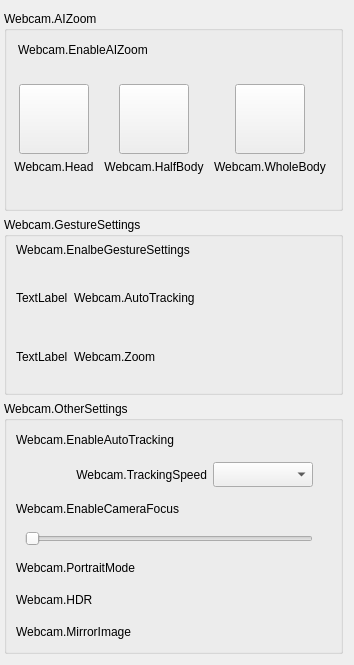
            <widget class="QWidget" name="scrollAreaWidgetContents">
             <property name="geometry">
              <rect>
               <x>0</x>
               <y>0</y>
               <width>312</width>
               <height>662</height>
              </rect>
             </property>
             <property name="sizePolicy">
              <sizepolicy hsizetype="Preferred" vsizetype="Preferred">
               <horstretch>0</horstretch>
               <verstretch>0</verstretch>
              </sizepolicy>
             </property>
             <property name="minimumSize">
              <size>
               <width>0</width>
               <height>0</height>
              </size>
             </property>
             <property name="maximumSize">
              <size>
               <width>16777215</width>
               <height>16777215</height>
              </size>
             </property>
             <layout class="QVBoxLayout" name="verticalLayout_21">
              <property name="leftMargin">
               <number>4</number>
              </property>
              <item>
               <widget class="QGroupBox" name="groupBox_2">
                <property name="minimumSize">
                 <size>
                  <width>0</width>
                  <height>200</height>
                 </size>
                </property>
                <property name="maximumSize">
                 <size>
                  <width>16777215</width>
                  <height>16777215</height>
                 </size>
                </property>
                <property name="title">
                 <string>Webcam.AIZoom</string>
                </property>
                <layout class="QVBoxLayout" name="verticalLayout_13">
                 <property name="leftMargin">
                  <number>2</number>
                 </property>
                 <item>
                  <layout class="QHBoxLayout" name="horizontalLayout_17">
                   <property name="leftMargin">
                    <number>9</number>
                   </property>
                   <property name="rightMargin">
                    <number>9</number>
                   </property>
                   <item>
                    <widget class="QLabel" name="label_12">
                     <property name="text">
                      <string>Webcam.EnableAIZoom</string>
                     </property>
                    </widget>
                   </item>
                   <item>
                    <spacer name="horizontalSpacer_4">
                     <property name="orientation">
                      <enum>Qt::Horizontal</enum>
                     </property>
                     <property name="sizeHint" stdset="0">
                      <size>
                       <width>40</width>
                       <height>20</height>
                      </size>
                     </property>
                    </spacer>
                   </item>
                   <item>
                    <widget class="SwitchButton" name="btnCompositionEnable" native="true">
                     <property name="minimumSize">
                      <size>
                       <width>50</width>
                       <height>20</height>
                      </size>
                     </property>
                     <property name="maximumSize">
                      <size>
                       <width>16777215</width>
                       <height>20</height>
                      </size>
                     </property>
                     <property name="cursor">
                      <cursorShape>PointingHandCursor</cursorShape>
                     </property>
                    </widget>
                   </item>
                  </layout>
                 </item>
                 <item>
                  <widget class="QWidget" name="widget_9" native="true">
                   <property name="sizePolicy">
                    <sizepolicy hsizetype="Preferred" vsizetype="Preferred">
                     <horstretch>0</horstretch>
                     <verstretch>0</verstretch>
                    </sizepolicy>
                   </property>
                   <layout class="QHBoxLayout" name="horizontalLayout_16">
                    <property name="spacing">
                     <number>0</number>
                    </property>
                    <property name="leftMargin">
                     <number>0</number>
                    </property>
                    <property name="rightMargin">
                     <number>0</number>
                    </property>
                    <item>
                     <widget class="QWidget" name="widget_7" native="true">
                      <layout class="QVBoxLayout" name="verticalLayout_14">
                       <property name="leftMargin">
                        <number>5</number>
                       </property>
                       <property name="rightMargin">
                        <number>5</number>
                       </property>
                       <item alignment="Qt::AlignHCenter">
                        <widget class="QPushButton" name="buttonCompositHead">
                         <property name="sizePolicy">
                          <sizepolicy hsizetype="Expanding" vsizetype="Expanding">
                           <horstretch>0</horstretch>
                           <verstretch>0</verstretch>
                          </sizepolicy>
                         </property>
                         <property name="minimumSize">
                          <size>
                           <width>70</width>
                           <height>70</height>
                          </size>
                         </property>
                         <property name="maximumSize">
                          <size>
                           <width>70</width>
                           <height>70</height>
                          </size>
                         </property>
                         <property name="cursor">
                          <cursorShape>PointingHandCursor</cursorShape>
                         </property>
                         <property name="focusPolicy">
                          <enum>Qt::NoFocus</enum>
                         </property>
                         <property name="text">
                          <string/>
                         </property>
                        </widget>
                       </item>
                       <item alignment="Qt::AlignTop">
                        <widget class="QLabel" name="label_16">
                         <property name="text">
                          <string>Webcam.Head</string>
                         </property>
                         <property name="alignment">
                          <set>Qt::AlignCenter</set>
                         </property>
                        </widget>
                       </item>
                      </layout>
                     </widget>
                    </item>
                    <item>
                     <widget class="QWidget" name="widget_10" native="true">
                      <layout class="QVBoxLayout" name="verticalLayout_16">
                       <property name="leftMargin">
                        <number>5</number>
                       </property>
                       <property name="topMargin">
                        <number>9</number>
                       </property>
                       <property name="rightMargin">
                        <number>5</number>
                       </property>
                       <item alignment="Qt::AlignHCenter">
                        <widget class="QPushButton" name="buttonCompositHalt">
                         <property name="sizePolicy">
                          <sizepolicy hsizetype="Minimum" vsizetype="Fixed">
                           <horstretch>0</horstretch>
                           <verstretch>0</verstretch>
                          </sizepolicy>
                         </property>
                         <property name="minimumSize">
                          <size>
                           <width>70</width>
                           <height>70</height>
                          </size>
                         </property>
                         <property name="maximumSize">
                          <size>
                           <width>70</width>
                           <height>70</height>
                          </size>
                         </property>
                         <property name="cursor">
                          <cursorShape>PointingHandCursor</cursorShape>
                         </property>
                         <property name="focusPolicy">
                          <enum>Qt::NoFocus</enum>
                         </property>
                         <property name="text">
                          <string/>
                         </property>
                        </widget>
                       </item>
                       <item alignment="Qt::AlignTop">
                        <widget class="QLabel" name="label_20">
                         <property name="text">
                          <string>Webcam.HalfBody</string>
                         </property>
                         <property name="alignment">
                          <set>Qt::AlignCenter</set>
                         </property>
                        </widget>
                       </item>
                      </layout>
                     </widget>
                    </item>
                    <item>
                     <widget class="QWidget" name="widget_8" native="true">
                      <layout class="QVBoxLayout" name="verticalLayout_15">
                       <property name="leftMargin">
                        <number>5</number>
                       </property>
                       <property name="rightMargin">
                        <number>5</number>
                       </property>
                       <item alignment="Qt::AlignHCenter">
                        <widget class="QPushButton" name="buttonCompositFull">
                         <property name="minimumSize">
                          <size>
                           <width>70</width>
                           <height>70</height>
                          </size>
                         </property>
                         <property name="maximumSize">
                          <size>
                           <width>70</width>
                           <height>70</height>
                          </size>
                         </property>
                         <property name="cursor">
                          <cursorShape>PointingHandCursor</cursorShape>
                         </property>
                         <property name="focusPolicy">
                          <enum>Qt::NoFocus</enum>
                         </property>
                         <property name="text">
                          <string/>
                         </property>
                        </widget>
                       </item>
                       <item alignment="Qt::AlignTop">
                        <widget class="QLabel" name="label_18">
                         <property name="text">
                          <string>Webcam.WholeBody</string>
                         </property>
                         <property name="alignment">
                          <set>Qt::AlignCenter</set>
                         </property>
                        </widget>
                       </item>
                      </layout>
                     </widget>
                    </item>
                   </layout>
                  </widget>
                 </item>
                </layout>
               </widget>
              </item>
              <item>
               <widget class="QGroupBox" name="groupBox_3">
                <property name="minimumSize">
                 <size>
                  <width>0</width>
                  <height>0</height>
                 </size>
                </property>
                <property name="title">
                 <string>Webcam.GestureSettings</string>
                </property>
                <layout class="QVBoxLayout" name="verticalLayout_17">
                 <property name="spacing">
                  <number>0</number>
                 </property>
                 <property name="topMargin">
                  <number>0</number>
                 </property>
                 <property name="bottomMargin">
                  <number>0</number>
                 </property>
                 <item>
                  <layout class="QHBoxLayout" name="horizontalLayout_19">
                   <item>
                    <widget class="QLabel" name="label_13">
                     <property name="text">
                      <string>Webcam.EnalbeGestureSettings</string>
                     </property>
                    </widget>
                   </item>
                   <item>
                    <spacer name="horizontalSpacer_5">
                     <property name="orientation">
                      <enum>Qt::Horizontal</enum>
                     </property>
                     <property name="sizeHint" stdset="0">
                      <size>
                       <width>40</width>
                       <height>20</height>
                      </size>
                     </property>
                    </spacer>
                   </item>
                   <item>
                    <widget class="SwitchButton" name="buttonEnableAllGesture" native="true">
                     <property name="enabled">
                      <bool>false</bool>
                     </property>
                     <property name="minimumSize">
                      <size>
                       <width>60</width>
                       <height>25</height>
                      </size>
                     </property>
                     <property name="maximumSize">
                      <size>
                       <width>16777215</width>
                       <height>25</height>
                      </size>
                     </property>
                     <property name="cursor">
                      <cursorShape>PointingHandCursor</cursorShape>
                     </property>
                    </widget>
                   </item>
                  </layout>
                 </item>
                 <item>
                  <widget class="QWidget" name="widget" native="true">
                   <layout class="QVBoxLayout" name="verticalLayout_18">
                    <property name="leftMargin">
                     <number>0</number>
                    </property>
                    <item>
                     <widget class="QWidget" name="widget_2" native="true">
                      <property name="sizePolicy">
                       <sizepolicy hsizetype="Preferred" vsizetype="Preferred">
                        <horstretch>0</horstretch>
                        <verstretch>0</verstretch>
                       </sizepolicy>
                      </property>
                      <layout class="QHBoxLayout" name="horizontalLayout_6">
                       <property name="leftMargin">
                        <number>0</number>
                       </property>
                       <property name="rightMargin">
                        <number>0</number>
                       </property>
                       <item>
                        <widget class="QLabel" name="labelGestureTrackImage">
                         <property name="sizePolicy">
                          <sizepolicy hsizetype="Fixed" vsizetype="Preferred">
                           <horstretch>0</horstretch>
                           <verstretch>0</verstretch>
                          </sizepolicy>
                         </property>
                         <property name="minimumSize">
                          <size>
                           <width>0</width>
                           <height>30</height>
                          </size>
                         </property>
                         <property name="text">
                          <string>TextLabel</string>
                         </property>
                        </widget>
                       </item>
                       <item>
                        <widget class="QLabel" name="label_10">
                         <property name="sizePolicy">
                          <sizepolicy hsizetype="Fixed" vsizetype="Preferred">
                           <horstretch>0</horstretch>
                           <verstretch>0</verstretch>
                          </sizepolicy>
                         </property>
                         <property name="minimumSize">
                          <size>
                           <width>0</width>
                           <height>35</height>
                          </size>
                         </property>
                         <property name="text">
                          <string>Webcam.AutoTracking</string>
                         </property>
                        </widget>
                       </item>
                       <item>
                        <spacer name="horizontalSpacer_11">
                         <property name="orientation">
                          <enum>Qt::Horizontal</enum>
                         </property>
                         <property name="sizeHint" stdset="0">
                          <size>
                           <width>40</width>
                           <height>20</height>
                          </size>
                         </property>
                        </spacer>
                       </item>
                       <item>
                        <widget class="SwitchButton" name="buttonGestureTrack" native="true">
                         <property name="minimumSize">
                          <size>
                           <width>50</width>
                           <height>0</height>
                          </size>
                         </property>
                         <property name="maximumSize">
                          <size>
                           <width>16777215</width>
                           <height>20</height>
                          </size>
                         </property>
                         <property name="cursor">
                          <cursorShape>PointingHandCursor</cursorShape>
                         </property>
                        </widget>
                       </item>
                      </layout>
                     </widget>
                    </item>
                    <item>
                     <widget class="QWidget" name="widget_5" native="true">
                      <layout class="QHBoxLayout" name="horizontalLayout_13">
                       <property name="leftMargin">
                        <number>0</number>
                       </property>
                       <property name="rightMargin">
                        <number>0</number>
                       </property>
                       <item>
                        <widget class="QLabel" name="labelGestureZoomImage">
                         <property name="sizePolicy">
                          <sizepolicy hsizetype="Fixed" vsizetype="Preferred">
                           <horstretch>0</horstretch>
                           <verstretch>0</verstretch>
                          </sizepolicy>
                         </property>
                         <property name="minimumSize">
                          <size>
                           <width>0</width>
                           <height>30</height>
                          </size>
                         </property>
                         <property name="text">
                          <string>TextLabel</string>
                         </property>
                        </widget>
                       </item>
                       <item>
                        <widget class="QLabel" name="label_17">
                         <property name="minimumSize">
                          <size>
                           <width>0</width>
                           <height>35</height>
                          </size>
                         </property>
                         <property name="text">
                          <string>Webcam.Zoom</string>
                         </property>
                        </widget>
                       </item>
                       <item>
                        <spacer name="horizontalSpacer_3">
                         <property name="orientation">
                          <enum>Qt::Horizontal</enum>
                         </property>
                         <property name="sizeHint" stdset="0">
                          <size>
                           <width>40</width>
                           <height>20</height>
                          </size>
                         </property>
                        </spacer>
                       </item>
                       <item>
                        <widget class="SwitchButton" name="buttonGestureZoom" native="true">
                         <property name="minimumSize">
                          <size>
                           <width>50</width>
                           <height>0</height>
                          </size>
                         </property>
                         <property name="maximumSize">
                          <size>
                           <width>16777215</width>
                           <height>20</height>
                          </size>
                         </property>
                         <property name="cursor">
                          <cursorShape>PointingHandCursor</cursorShape>
                         </property>
                        </widget>
                       </item>
                      </layout>
                     </widget>
                    </item>
                   </layout>
                  </widget>
                 </item>
                </layout>
               </widget>
              </item>
              <item>
               <widget class="QGroupBox" name="groupBox_4">
                <property name="minimumSize">
                 <size>
                  <width>0</width>
                  <height>0</height>
                 </size>
                </property>
                <property name="title">
                 <string>Webcam.OtherSettings</string>
                </property>
                <layout class="QVBoxLayout" name="verticalLayout_12">
                 <property name="spacing">
                  <number>12</number>
                 </property>
                 <property name="rightMargin">
                  <number>18</number>
                 </property>
                 <item>
                  <layout class="QHBoxLayout" name="horizontalLayout_21">
                   <item>
                    <widget class="QLabel" name="label_14">
                     <property name="text">
                      <string>Webcam.EnableAutoTracking</string>
                     </property>
                    </widget>
                   </item>
                   <item>
                    <spacer name="horizontalSpacer_6">
                     <property name="orientation">
                      <enum>Qt::Horizontal</enum>
                     </property>
                     <property name="sizeHint" stdset="0">
                      <size>
                       <width>40</width>
                       <height>20</height>
                      </size>
                     </property>
                    </spacer>
                   </item>
                   <item>
                    <widget class="SwitchButton" name="buttonAutoTrack" native="true">
                     <property name="minimumSize">
                      <size>
                       <width>50</width>
                       <height>0</height>
                      </size>
                     </property>
                     <property name="maximumSize">
                      <size>
                       <width>16777215</width>
                       <height>20</height>
                      </size>
                     </property>
                     <property name="cursor">
                      <cursorShape>PointingHandCursor</cursorShape>
                     </property>
                    </widget>
                   </item>
                  </layout>
                 </item>
                 <item>
                  <widget class="QWidget" name="widgetTrackSpeed" native="true">
                   <property name="minimumSize">
                    <size>
                     <width>0</width>
                     <height>0</height>
                    </size>
                   </property>
                   <layout class="QHBoxLayout" name="horizontalLayout_27">
                    <property name="topMargin">
                     <number>0</number>
                    </property>
                    <property name="bottomMargin">
                     <number>0</number>
                    </property>
                    <item>
                     <widget class="QLabel" name="label_26">
                      <property name="text">
                       <string>Webcam.TrackingSpeed</string>
                      </property>
                      <property name="alignment">
                       <set>Qt::AlignRight|Qt::AlignTrailing|Qt::AlignVCenter</set>
                      </property>
                     </widget>
                    </item>
                    <item>
                     <widget class="QComboBox" name="comboBoxTrackSpeed">
                      <property name="sizePolicy">
                       <sizepolicy hsizetype="Preferred" vsizetype="Preferred">
                        <horstretch>0</horstretch>
                        <verstretch>0</verstretch>
                       </sizepolicy>
                      </property>
                      <property name="minimumSize">
                       <size>
                        <width>30</width>
                        <height>25</height>
                       </size>
                      </property>
                      <property name="maximumSize">
                       <size>
                        <width>100</width>
                        <height>16777215</height>
                       </size>
                      </property>
                     </widget>
                    </item>
                   </layout>
                  </widget>
                 </item>
                 <item>
                  <layout class="QHBoxLayout" name="horizontalLayout_22">
                   <item>
                    <widget class="QLabel" name="label_15">
                     <property name="text">
                      <string>Webcam.EnableCameraFocus</string>
                     </property>
                    </widget>
                   </item>
                   <item>
                    <spacer name="horizontalSpacer_7">
                     <property name="orientation">
                      <enum>Qt::Horizontal</enum>
                     </property>
                     <property name="sizeHint" stdset="0">
                      <size>
                       <width>40</width>
                       <height>20</height>
                      </size>
                     </property>
                    </spacer>
                   </item>
                   <item>
                    <widget class="SwitchButton" name="buttonAutoFouce" native="true">
                     <property name="minimumSize">
                      <size>
                       <width>50</width>
                       <height>0</height>
                      </size>
                     </property>
                     <property name="maximumSize">
                      <size>
                       <width>16777215</width>
                       <height>20</height>
                      </size>
                     </property>
                     <property name="cursor">
                      <cursorShape>PointingHandCursor</cursorShape>
                     </property>
                    </widget>
                   </item>
                  </layout>
                 </item>
                 <item>
                  <widget class="QWidget" name="widgetAutoFouce" native="true">
                   <property name="minimumSize">
                    <size>
                     <width>30</width>
                     <height>0</height>
                    </size>
                   </property>
                   <layout class="QHBoxLayout" name="horizontalLayout_28">
                    <property name="topMargin">
                     <number>0</number>
                    </property>
                    <property name="bottomMargin">
                     <number>0</number>
                    </property>
                    <item>
                     <widget class="QSlider" name="sliderFouceRange">
                      <property name="orientation">
                       <enum>Qt::Horizontal</enum>
                      </property>
                     </widget>
                    </item>
                   </layout>
                  </widget>
                 </item>
                 <item>
                  <layout class="QHBoxLayout" name="horizontalLayout_23">
                   <item>
                    <widget class="QLabel" name="label_22">
                     <property name="text">
                      <string>Webcam.PortraitMode</string>
                     </property>
                    </widget>
                   </item>
                   <item>
                    <spacer name="horizontalSpacer_8">
                     <property name="orientation">
                      <enum>Qt::Horizontal</enum>
                     </property>
                     <property name="sizeHint" stdset="0">
                      <size>
                       <width>40</width>
                       <height>20</height>
                      </size>
                     </property>
                    </spacer>
                   </item>
                   <item>
                    <widget class="SwitchButton" name="buttonLiveMode" native="true">
                     <property name="minimumSize">
                      <size>
                       <width>50</width>
                       <height>0</height>
                      </size>
                     </property>
                     <property name="maximumSize">
                      <size>
                       <width>16777215</width>
                       <height>20</height>
                      </size>
                     </property>
                     <property name="cursor">
                      <cursorShape>PointingHandCursor</cursorShape>
                     </property>
                    </widget>
                   </item>
                  </layout>
                 </item>
                 <item>
                  <layout class="QHBoxLayout" name="horizontalLayout_24">
                   <item>
                    <widget class="QLabel" name="label_23">
                     <property name="text">
                      <string>Webcam.HDR</string>
                     </property>
                    </widget>
                   </item>
                   <item>
                    <spacer name="horizontalSpacer_9">
                     <property name="orientation">
                      <enum>Qt::Horizontal</enum>
                     </property>
                     <property name="sizeHint" stdset="0">
                      <size>
                       <width>40</width>
                       <height>20</height>
                      </size>
                     </property>
                    </spacer>
                   </item>
                   <item>
                    <widget class="SwitchButton" name="buttonHDRMode" native="true">
                     <property name="minimumSize">
                      <size>
                       <width>50</width>
                       <height>0</height>
                      </size>
                     </property>
                     <property name="maximumSize">
                      <size>
                       <width>16777215</width>
                       <height>20</height>
                      </size>
                     </property>
                     <property name="cursor">
                      <cursorShape>PointingHandCursor</cursorShape>
                     </property>
                    </widget>
                   </item>
                  </layout>
                 </item>
                 <item>
                  <layout class="QHBoxLayout" name="horizontalLayout_25">
                   <item>
                    <widget class="QLabel" name="label_24">
                     <property name="text">
                      <string>Webcam.MirrorImage</string>
                     </property>
                    </widget>
                   </item>
                   <item>
                    <spacer name="horizontalSpacer_10">
                     <property name="orientation">
                      <enum>Qt::Horizontal</enum>
                     </property>
                     <property name="sizeHint" stdset="0">
                      <size>
                       <width>40</width>
                       <height>20</height>
                      </size>
                     </property>
                    </spacer>
                   </item>
                   <item>
                    <widget class="SwitchButton" name="buttonMiroMode" native="true">
                     <property name="minimumSize">
                      <size>
                       <width>50</width>
                       <height>0</height>
                      </size>
                     </property>
                     <property name="maximumSize">
                      <size>
                       <width>16777215</width>
                       <height>20</height>
                      </size>
                     </property>
                     <property name="cursor">
                      <cursorShape>PointingHandCursor</cursorShape>
                     </property>
                    </widget>
                   </item>
                  </layout>
                 </item>
                </layout>
               </widget>
              </item>
             </layout>
            </widget>
